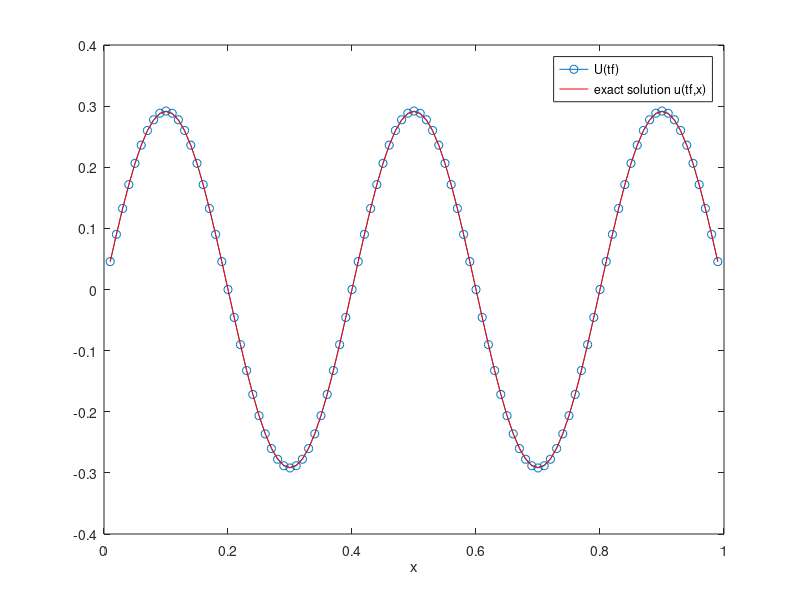

Reproduce this figure in MATLAB.
% HEATBLACKBOX  Demo the advantage of an MOL discretization
% by showing how easy it is to generate a very accurate
% solution to same problem as in P34 on Assignment #8.

m = 99;  h = 1/(m+1);
A = -2 * speye(m,m);
for j = 1:m-1,  A(j,j+1)=1.0;  A(j+1,j)=1.0;  end
D = 1/20;  A = (D/h^2) * A;
f = @(t,U) A*U;
x = h:h:1-h;  eta = sin(5*pi*x);
[tt,UU] = ode23(f,[0.0,0.1],eta');
plot(x,UU(end,:),'-o'),  xlabel x
hold on, plot(x,exp(-25*pi^2*D*0.1)*eta,'r'),  hold off

legend('U(tf)','exact solution u(tf,x)')
#print -dpng heatblackbox.png
